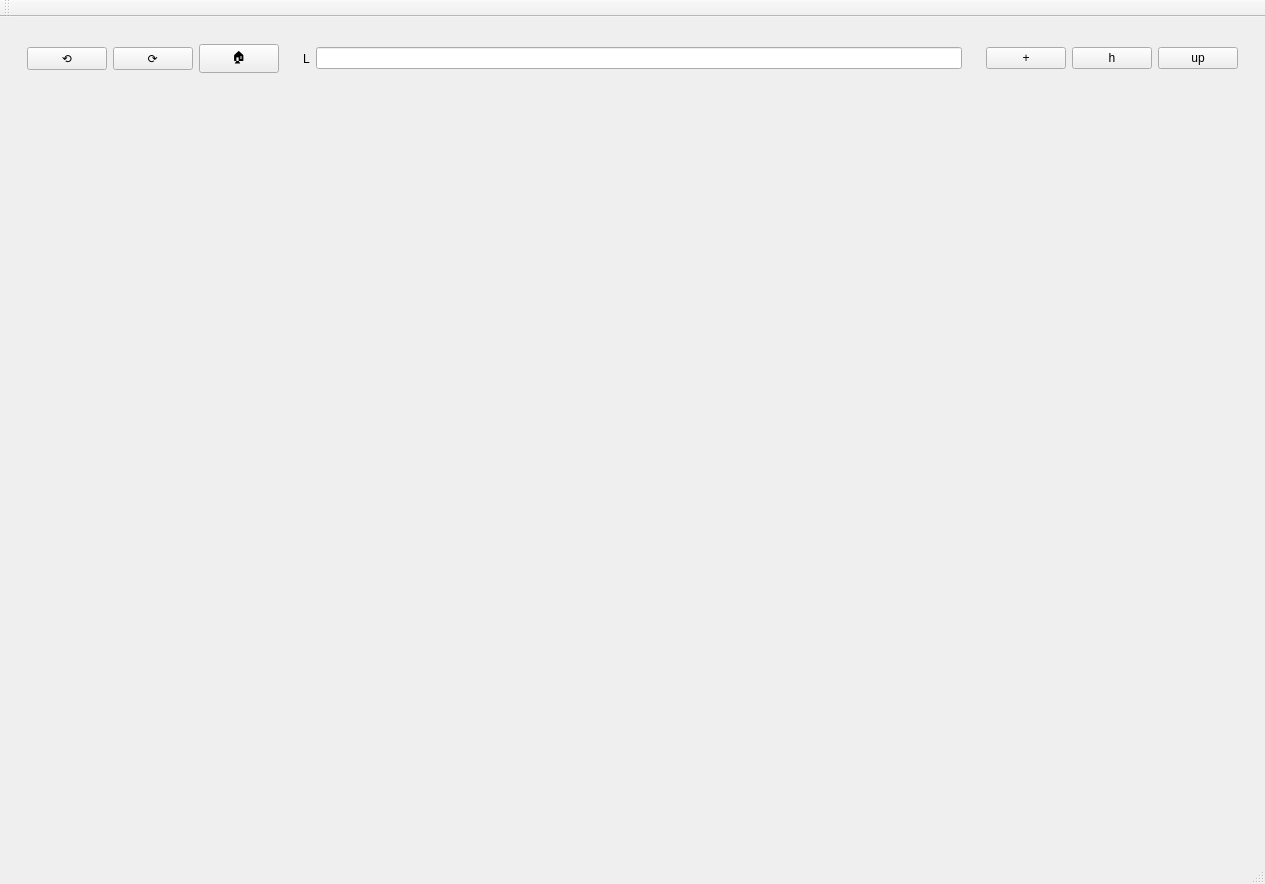
<?xml version="1.0" encoding="UTF-8"?>
<ui version="4.0">
 <class>MainWindow</class>
 <widget class="QMainWindow" name="MainWindow">
  <property name="geometry">
   <rect>
    <x>0</x>
    <y>0</y>
    <width>1265</width>
    <height>884</height>
   </rect>
  </property>
  <property name="windowTitle">
   <string>MainWindow</string>
  </property>
  <widget class="QWidget" name="centralwidget">
   <layout class="QVBoxLayout" name="verticalLayout">
    <item>
     <widget class="QFrame" name="button_container_frame">
      <property name="frameShape">
       <enum>QFrame::NoFrame</enum>
      </property>
      <property name="frameShadow">
       <enum>QFrame::Raised</enum>
      </property>
      <layout class="QHBoxLayout" name="horizontalLayout_4">
       <item>
        <widget class="QFrame" name="button_frame_1">
         <property name="frameShape">
          <enum>QFrame::NoFrame</enum>
         </property>
         <property name="frameShadow">
          <enum>QFrame::Raised</enum>
         </property>
         <layout class="QHBoxLayout" name="horizontalLayout">
          <item>
           <widget class="QPushButton" name="backword_button_2">
            <property name="text">
             <string>⟲</string>
            </property>
           </widget>
          </item>
          <item>
           <widget class="QPushButton" name="forword_button_2">
            <property name="text">
             <string>⟳</string>
            </property>
           </widget>
          </item>
          <item>
           <widget class="QPushButton" name="home_button_2">
            <property name="text">
             <string>🏠</string>
            </property>
           </widget>
          </item>
         </layout>
        </widget>
       </item>
       <item>
        <widget class="QFrame" name="search_frame">
         <property name="frameShape">
          <enum>QFrame::NoFrame</enum>
         </property>
         <property name="frameShadow">
          <enum>QFrame::Raised</enum>
         </property>
         <layout class="QHBoxLayout" name="horizontalLayout_3">
          <item>
           <widget class="QLabel" name="search_label">
            <property name="text">
             <string>L</string>
            </property>
           </widget>
          </item>
          <item>
           <widget class="QLineEdit" name="gui_search_line"/>
          </item>
         </layout>
        </widget>
       </item>
       <item>
        <widget class="QFrame" name="button_frame_2">
         <property name="frameShape">
          <enum>QFrame::NoFrame</enum>
         </property>
         <property name="frameShadow">
          <enum>QFrame::Raised</enum>
         </property>
         <layout class="QHBoxLayout" name="horizontalLayout_2">
          <item>
           <widget class="QPushButton" name="new_window_button">
            <property name="text">
             <string>+</string>
            </property>
           </widget>
          </item>
          <item>
           <widget class="QPushButton" name="history_button">
            <property name="text">
             <string>h</string>
            </property>
           </widget>
          </item>
          <item>
           <widget class="QPushButton" name="update_button">
            <property name="text">
             <string>up</string>
            </property>
           </widget>
          </item>
         </layout>
        </widget>
       </item>
      </layout>
     </widget>
    </item>
    <item>
     <widget class="QFrame" name="html_container_frame">
      <property name="sizePolicy">
       <sizepolicy hsizetype="Expanding" vsizetype="Expanding">
        <horstretch>0</horstretch>
        <verstretch>0</verstretch>
       </sizepolicy>
      </property>
      <property name="frameShape">
       <enum>QFrame::NoFrame</enum>
      </property>
      <property name="frameShadow">
       <enum>QFrame::Raised</enum>
      </property>
     </widget>
    </item>
   </layout>
  </widget>
  <widget class="QMenuBar" name="menubar">
   <property name="geometry">
    <rect>
     <x>0</x>
     <y>0</y>
     <width>1265</width>
     <height>24</height>
    </rect>
   </property>
  </widget>
  <widget class="QStatusBar" name="statusbar"/>
  <widget class="QToolBar" name="toolBar">
   <property name="windowTitle">
    <string>toolBar</string>
   </property>
   <attribute name="toolBarArea">
    <enum>TopToolBarArea</enum>
   </attribute>
   <attribute name="toolBarBreak">
    <bool>false</bool>
   </attribute>
  </widget>
 </widget>
 <resources/>
 <connections/>
</ui>
